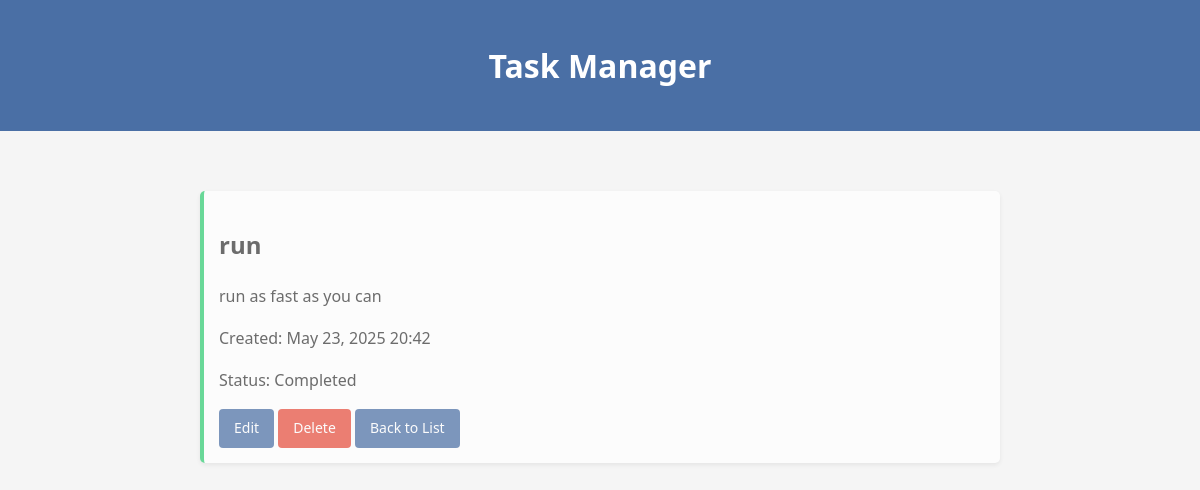
The page /task/2/ on the database its author committed.
### tasks/models.py (models this page shows, shortened)
class Task(models.Model):
    title = models.CharField(max_length=200)
    description = models.TextField(blank=True)
    completed = models.BooleanField(default=False)
    created = models.DateTimeField(auto_now_add=True)

### tasks/views.py (the view)
# urls.py: path('task/<int:pk>/', views.task_detail, name='task_detail'),
def task_detail(request, pk):
    task = get_object_or_404(Task, pk=pk)
    return render(request, 'tasks/task_detail.html', {'task': task})

### tasks/templates/tasks/task_detail.html
{% extends 'tasks/base.html' %} {% block content %}
<div class="task {% if task.completed %}completed{% endif %}">
  <h2>{{ task.title }}</h2>
  <p>{{ task.description|linebreaks }}</p>
  <p>Created: {{ task.created|date:"M d, Y H:i" }}</p>
  <p>Status: {% if task.completed %}Completed{% else %}Pending{% endif %}</p>
  <div class="task-actions">
    <a href="{% url 'task_update' pk=task.pk %}" class="btn">Edit</a>
    <a href="{% url 'task_delete' pk=task.pk %}" class="btn btn-danger"
      >Delete</a
    >
    <a href="{% url 'task_list' %}" class="btn">Back to List</a>
  </div>
</div>
{% endblock %}

### tasks/templates/tasks/base.html (style rules this page uses)
:root { --primary-color: #4a6fa5; --secondary-color: #6b8cae; --background-color: #f5f5f5; --text-color: #333; --light-color: #fff; --danger-color: #e74c3c; }
body { font-family: "Segoe UI", Tahoma, Geneva, Verdana, sans-serif; line-height: 1.6; color: var(--text-color); background-color: var(--background-color); margin: 0; padding: 0; }
.btn { display: inline-block; background: var(--primary-color); color: var(--light-color); padding: 8px 15px; border: none; border-radius: 4px; cursor: pointer; text-decoration: none; font-size: 14px; }
.btn-danger { background: var(--danger-color); }
.task { background: var(--light-color); margin: 10px 0; padding: 15px; border-radius: 5px; box-shadow: 0 2px 5px rgba(0, 0, 0, 0.1); }
.task.completed { opacity: 0.7; border-left: 4px solid #2ecc71; }
.task-actions { margin-top: 10px; }

### rows shown on the page
Task: title "run", description "run as fast as you can", created "May 23, 2025 20:42"
